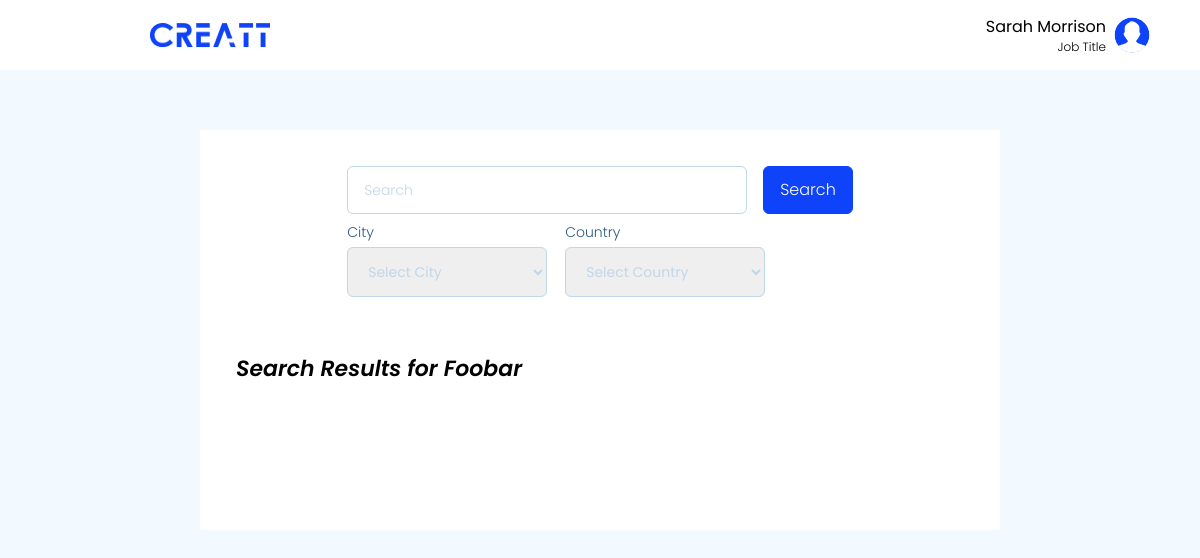
Before: / with the older database file.
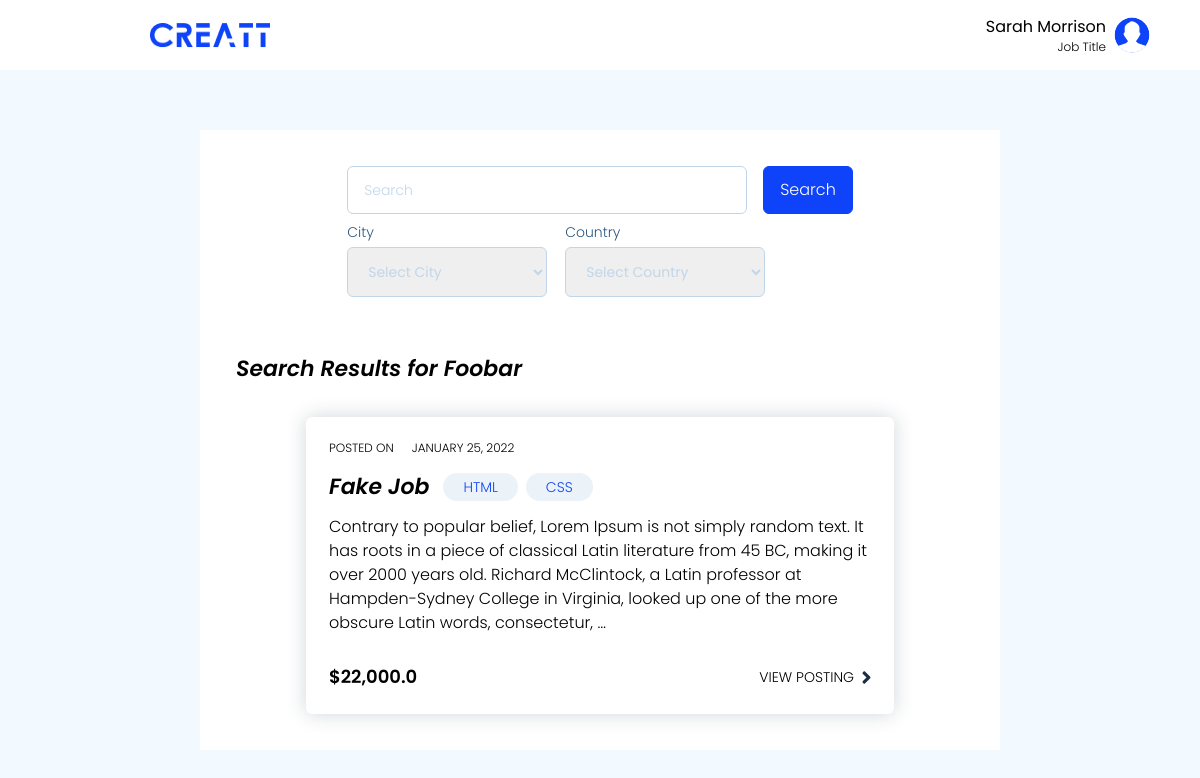
After: the same page with the newer database file.
### job_portal/models.py (models this page shows)
class Job(models.Model):
    class Type(models.IntegerChoices):
        FULL_TIME = 1
        PART_TIME = 2
    name = models.CharField(max_length=255)
    description = models.TextField()
    salary = models.FloatField()
    type = models.IntegerField(choices=Type.choices)
    date_posted = models.DateTimeField(default=timezone.now)
    poster = models.ForeignKey(Provider, on_delete=models.CASCADE)

class JobSkill(models.Model):
    job = models.ForeignKey(Job, on_delete=models.CASCADE)
    skill = models.ForeignKey(Skill, on_delete=models.CASCADE)

class Skill(models.Model):
    name = models.CharField(max_length=255)

### job_portal/views.py (the view)
# urls.py: 2. Add a URL to urlpatterns:  path('', views.home, name='home')
def home(request):
    context = {
        'jobs': Job.objects.all()
    }
    return render(request, 'job_portal/pages/home.html', context)

### job_portal/templates/job_portal/pages/home.html (shortened to what this page needs)
{% extends "job_portal/base.html" %}
{% block content %}
{% load static %}
{% load humanize %}
<body class="flex flex-col bg-very-pale-blue">
    <nav class="flex-shrink-0 flex justify-between items-center bg-white py-[15px] pl-[150px] pr-[50px]">
        <img src="{% static 'assets/logo-blue.png' %}" alt="" class="w-[120px] h-[25px]">
        <div x-data="{ show: false }" class="relative">
            <div class="inline-flex items-center gap-x-2">
                <div class="flex flex-col items-end">
                    <span>Sarah Morrison</span>
                    <span class="text-xs font-light">Job Title</span>
                </div>
                <img src="{% static 'assets/profile.svg' %}" alt="" class="w-[36px] h-[36px]" @click="show = ! show">
            </div>
        </div>
    </nav>
    <main class="flex flex-col gap-y-[44px] flex-grow px-[200px] py-[60px]">
        <section class="flex-grow flex flex-col gap-y-[55px] bg-white min-h-[400px] p-[36px]">
            <div class="flex flex-col items-start mx-auto w-max gap-y-[8px]">
                <div class="flex gap-x-[16px]">
                    <input type="search" name="" id="" placeholder="Search" class="input-1px w-[400px]">
                    <button class="btn">Search</button>
                </div>
                <div class="flex gap-x-[18px]">
                    <div class="flex flex-col gap-y-[5px]">
                        <span class="label">City</span>
                        <select name="" id="" required class="select-2 w-[200px]">
                            <option value="" disabled selected hidden>Select City</option>
                        </select>
                    </div>
                    <div class="flex flex-col gap-y-[5px]">
                        <span class="label">Country</span>
                        <select name="" id="" required class="select-2 w-[200px]">
                            <option value="" disabled selected hidden>Select Country</option>
                        </select>
                    </div>
                </div>
            </div>
            <div class="flex flex-col gap-y-[32px]">
                <div class="text-[22px] font-semibold italic">Search Results for Foobar</div>
                <div class="flex flex-col gap-y-[32px] px-[70px]">
                    {% for job in jobs %}
                    <div class="flex flex-col p-[23px] shadow-[0_0_20px_0_rgba(24,47,67,0.2)] rounded-[6px]">
                        <div class="flex justify-between">
                            <div class="flex items-center gap-x-[18px] text-xs font-light uppercase">
                                <span>posted on</span>
                                <span>{{ job.date_posted|date:"F j, Y" }}</span>
                            </div>
                        </div>
                        <div class="flex flex-col gap-y-[12px] mt-[14px]">
                            <div class="flex items-center gap-x-[14px]">
                                <div class="text-[22px] font-semibold italic">
                                    {{ job.name }}
                                </div>
                                <div class="flex items-center gap-x-[8px]">
                                    {% for jobskill in job.jobskill_set.all %}
                                    <div class="pill">{{ jobskill.skill.name }}</div>
                                    {% endfor %}
                                </div>
                            </div>
                            <div class="font-light">
                                {{ job.description|truncatewords:50 }}
                            </div>
                        </div>
                        <div class="flex justify-between mt-[28px]">
                            <div class="text-lg font-semibold">${{ job.salary|intcomma }}</div>
                            <a href="#" class="flex items-center gap-x-2">
                                <span class="uppercase text-sm font-light">view posting</span>
                                <span><img src="{% static 'assets/chevron-right.svg' %}" alt=""></span>
                            </a>
                        </div>
                    </div>
                    {% endfor %}
                </div>
            </div>
        </section>
    </main>
</body>
{% endblock %}

### job_portal/templates/job_portal/base.html (shortened to what this page needs)
<!DOCTYPE html>
<html lang="en">
    <head>
        <script src="https://cdn.tailwindcss.com/?plugins=typography"></script>
    </head>
    {% block content %}{% endblock %}
</html>

### job_portal/templates/job_portal/base.html (style rules this page uses)
.btn { @apply font-light text-[16px] text-white bg-vivid-blue rounded-md border border-vivid-blue py-[10px] px-[16px]; }
.input-1px { @apply text-sm font-light text-very-dark-blue placeholder-light-grayish-blue py-[13px] px-[16px] rounded-md border border-light-grayish-blue focus:outline-none focus:border-slightly-desaturated-blue; }
.select-2 { @apply text-sm text-very-dark-blue rounded-md border py-[13px] px-[16px] border-light-grayish-blue focus:outline-none focus:border-slightly-desaturated-blue invalid:text-light-grayish-blue; }
.pill { @apply text-sm text-vivid-blue font-light rounded-3xl bg-lighter-grayish-blue px-[20px] py-[4px]; }
.label { @apply text-sm font-light text-dark-moderate-blue; }

Changed rows visible on the page:
added Job: date_posted "JANUARY 25, 2022", name "Fake Job", description "Contrary to popular belief, Lorem Ipsum is not simply random text. It has roots in a piece of classical Latin literature from 45 BC, making it over 2000 years old. Richard McClintock, a Latin professor at Hampden-Sydney College in Virginia, looked up one of the more obscure Latin words, consectetur, …", salary "22,000.0"
added JobSkill: skill.name "HTML"
added JobSkill: skill.name "CSS"
